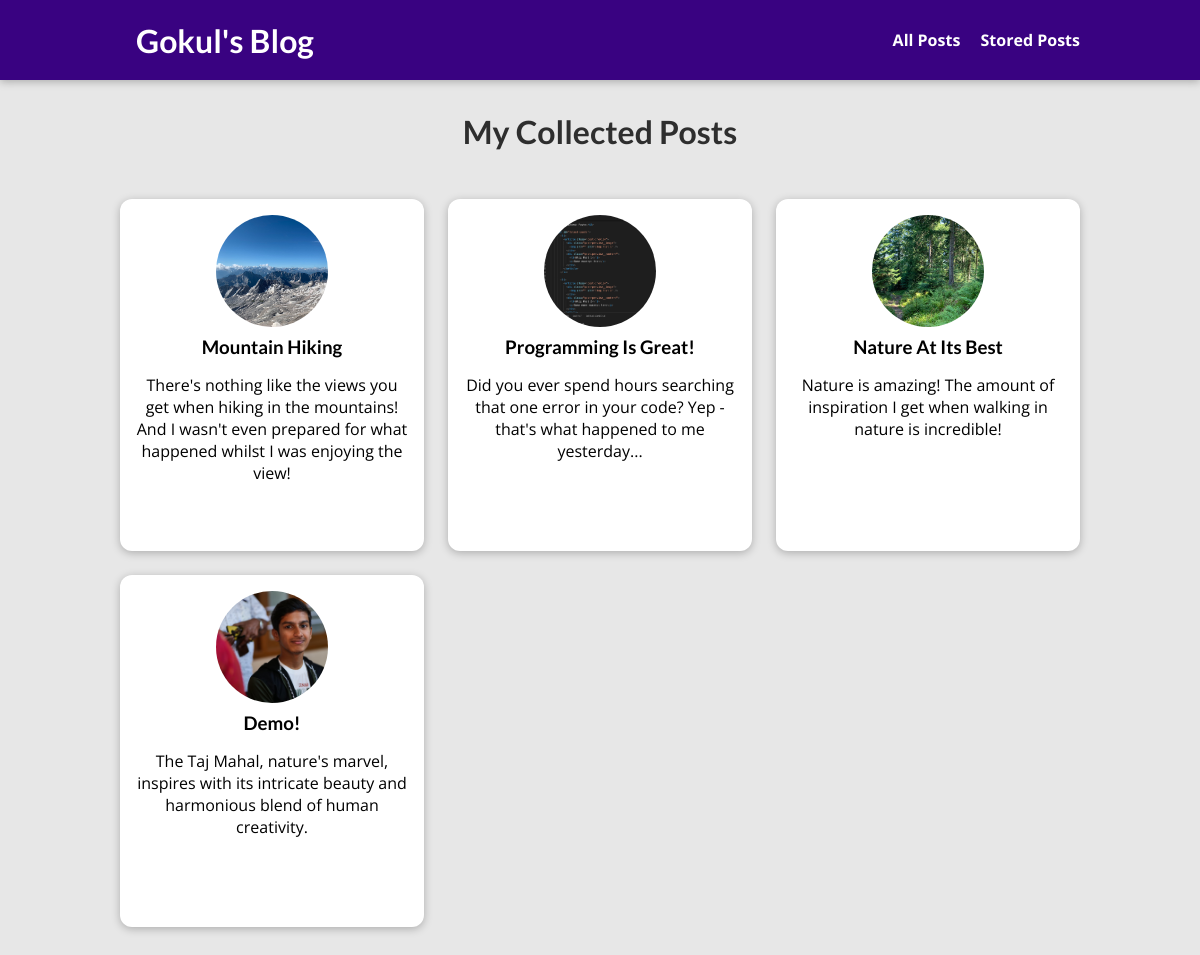
/posts/, run on the app's committed database.
### blog/models.py (models this page shows, shortened)
class Post(models.Model):
    title = models.CharField(max_length=100)
    excert = models.CharField(max_length=300)
    image = models.ImageField(upload_to="posts", null=True)
    date = models.DateField(auto_now=True)
    slug = models.SlugField(null=True, unique=True)
    content = models.TextField(validators=[MinLengthValidator(10)])
    author = models.ForeignKey(
        Author, on_delete=models.SET_NULL, null=True, related_name="posts")
    tags = models.ManyToManyField(Tag)

### blog/views.py (the view)
# urls.py: path("posts/", views.PostsView.as_view(), name='posts-page'),
class PostsView(ListView):
    template_name = "blog/all-posts.html"
    model = Post
    context_object_name = "posts"

### blog/templates/blog/all-posts.html (shortened to what this page needs)
{% extends "base.html" %}
{% load static %}
{% block css_files %}
<link rel="stylesheet" href="{% static 'blog/post.css' %}">
<link rel="stylesheet" href="{% static 'blog/all-posts.css' %}" />
{% endblock %}
{% block content %}
<section id="all-posts">
    <h2>My Collected Posts</h2>
    <ul>
        {% for post in posts %}
        {% include "blog/includes/post.html" %}
        {% endfor %}
    </ul>
</section>
{% endblock %}

### blog/templates/blog/includes/post.html
<li>
    <article class="post">
        <a href="{% url 'post-detail-page' post.slug %}">
            <img src="{{post.image.url}}" alt="{{post.title}}">
            <div class="post__content">
                <h3>{{ post.title }}</h3>
                <p>{{ post.excert }}</p>
            </div>
        </a>
    </article>
</li>

### static/app.css (style rules this page uses)
* { box-sizing: border-box; }
html { font-family: 'Open Sans', 'Lato', sans-serif; }
body { margin: 0; }
h1, h2, h3 { font-family: 'Lato', sans-serif; font-weight: bold; }

### blog/static/blog/post.css (style rules this page uses)
.post { display: flex; flex-direction: column; align-items: center; text-align: center; }
.post a { text-decoration: none; color: black; transition: all 0.2s ease; padding: 1rem; }
.post img { width: 5rem; height: 5rem; object-fit: cover; border-radius: 50%; }
.post h3 { margin: 0.25rem 0; }

### blog/static/blog/all-posts.css (style rules this page uses)
body { background-color: #e7e7e7; }
#all-posts { margin: 7rem auto; width: 90%; max-width: 60rem; }
#all-posts h2 { text-align: center; font-size: 2rem; color: #2e2e2e; margin: 3rem 0; }
ul { list-style: none; margin: 0; padding: 0; display: grid; grid-template-columns: repeat(auto-fill, minmax(17rem, 1fr)); gap: 1.5rem; }
.post img { width: 7rem; height: 7rem; }
.post a { height: 22rem; transform-origin: center; box-shadow: 0 2px 8px rgba(0, 0, 0, 0.25); border-radius: 12px; background-color: white; }

### data on the page
Post: image (picture), title "Mountain Hiking", excert "There's nothing like the views you get when hiking in the mountains! And I wasn't even prepared for what happened whilst I was enjoying the view!"
Post: image (picture), title "Programming Is Great!", excert "Did you ever spend hours searching that one error in your code? Yep - that's what happened to me yesterday..."
Post: image (picture), title "Nature At Its Best", excert "Nature is amazing! The amount of inspiration I get when walking in nature is incredible!"
Post: image (picture), title "Demo!", excert "The Taj Mahal, nature's marvel, inspires with its intricate beauty and harmonious blend of human creativity."
